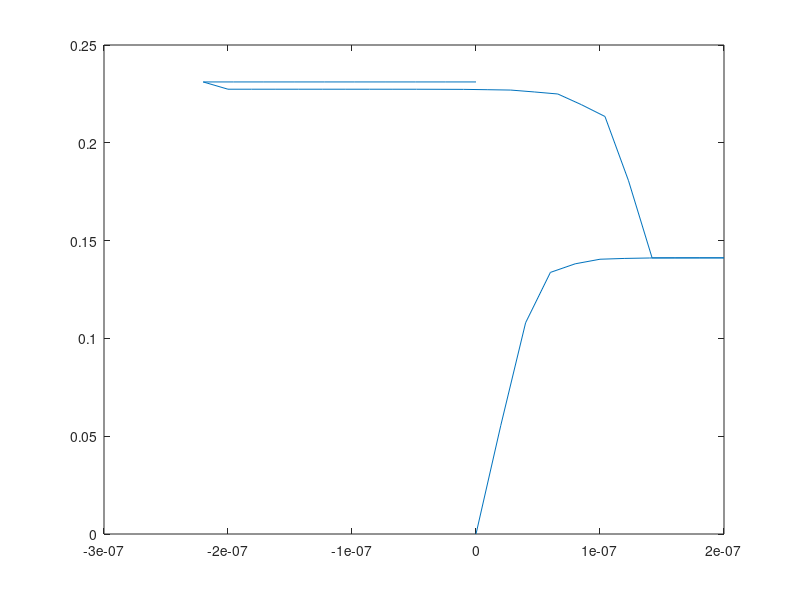
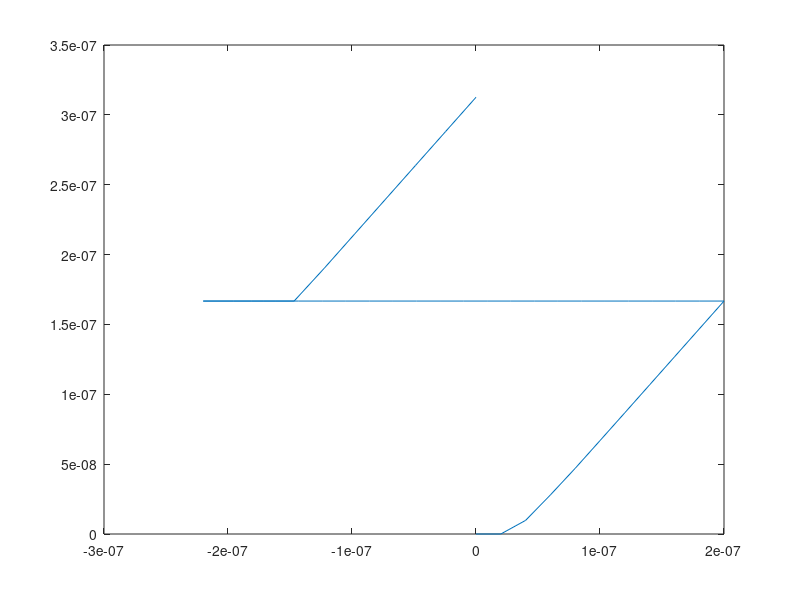
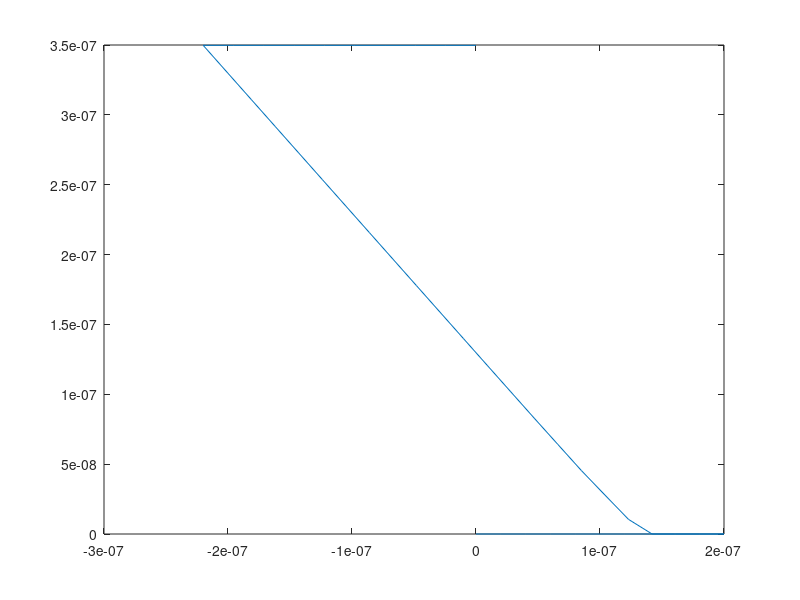
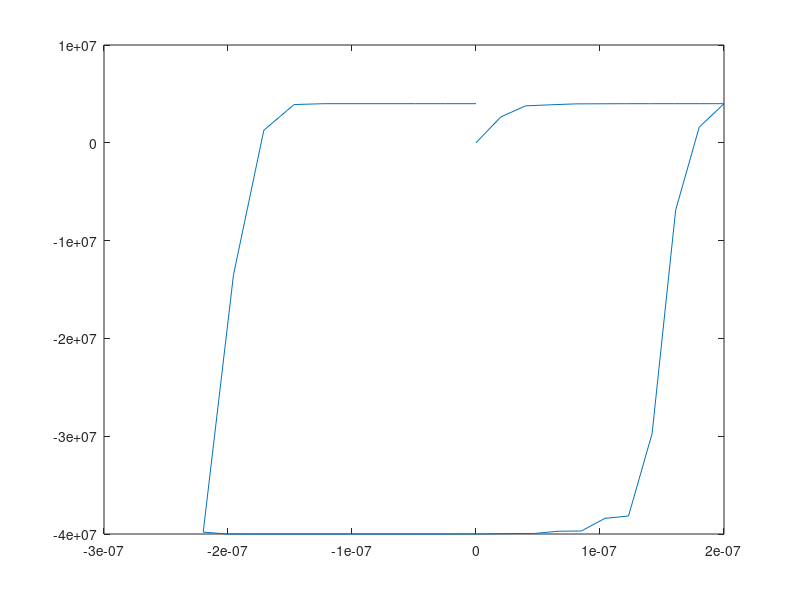

Write the MATLAB code that produced these figures, in order.
%-------------------------------------------
%-------------------------------------------
% Single Spring Displacement Control
% Hemivariational Elasto-Damage Model
% Newton-Raphson Solver with Penalty Formulation
clear; clc;
%-------------------------------------------
%-------------------------------------------
kt=14E13;
kc=14E14;
Bt = 3.5E-7;
Bc = 1.5E-7;
st = 4E6;
sc = 4E7;
umax = 2E-7;
umin = -2E-7;
Kp = 1E9*kc;
N = 10;
ubar = [linspace(umax/(N),umax,N), linspace(umax-(umax/(N)),umin,2*N+1), linspace(umin+(umin/(N)),0,N)];
% Initial State (disp-damage-plastic/tension-plastic/comp)
u0 = [0, 0, 0, 0];
u1 = [0, 0, 0, 0];
% Storage
U = zeros(N+1,4);
F = zeros(N+1,1);
enorm = 1;
TOL = 1E-18;
count = 0;
for i=1:length(ubar)
    % Displacement Step
    ui = ubar(i);
    while enorm > TOL
        if (u0(1)-u0(3)+u0(4)) >= 0
            u1(1) = (1/(kt*(1-u0(2))+Kp))*(Kp*ui+(kt*(1-u0(2)))*(u0(3)-u0(4)));
            u1(2) = 1-exp(-(u0(1)-u0(3)+u0(4))/Bt);
        else
            u1(1) = (1/(kc*(1-u0(2))+Kp))*(Kp*ui+(kc*(1-u0(2)))*(u0(3)-u0(4)));
            u1(2) = (2/pi)*atan(-(u0(1)-u0(3)+u0(4))/Bc);
        end
        u1(3) = (-st/(kt*(1-u0(2))))+u0(1)+u0(4);
        u1(4) = (-sc/(kc*(1-u0(2))))-u0(1)+u0(3);
        if u1(2)<=u0(2)
            u1(2) = u0(2);
        end
        if u1(3)<=u0(3)
            u1(3) = u0(3);
        end
        if u1(4)<=u0(4)
            u1(4) = u0(4);
        end
        if u1(2) >= 1
            u1(2) = 0.99;
        end
        enorm = norm(u1-u0)
        count = count + 1;
        u0 = u1;
    end
    U(i+1,:) = [u0(1), u0(2), u0(3), u0(4)];
    if (u0(1)-u0(3)+u0(4)) >= 0
        F(i+1) = kt*(1-u0(2))*(u0(1)-u0(3)+u0(4));
    else
        F(i+1) = kc*(1-u0(2))*(u0(1)-u0(3)+u0(4));
    end
    enorm = 1;
end
figure;
plot(U(:,1),U(:,2));
figure;
plot(U(:,1),U(:,3));
figure;
plot(U(:,1),U(:,4));
figure;
plot(U(:,1),F);